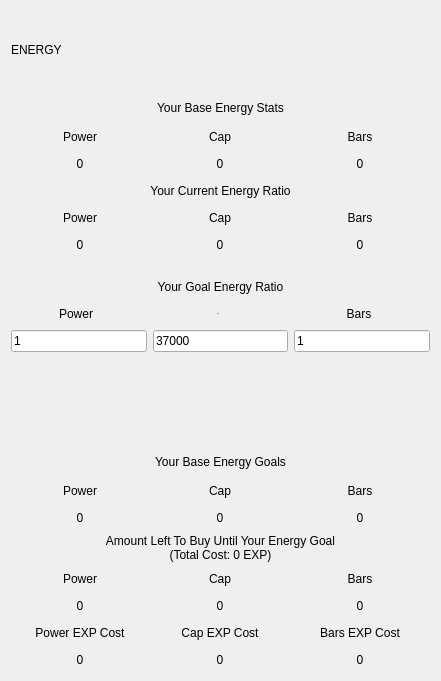
   <widget class="QWidget" name="energy" native="true">
    <property name="enabled">
     <bool>true</bool>
    </property>
    <property name="geometry">
     <rect>
      <x>40</x>
      <y>180</y>
      <width>441</width>
      <height>681</height>
     </rect>
    </property>
    <layout class="QVBoxLayout" name="verticalLayout_3">
     <item>
      <widget class="QLabel" name="Title">
       <property name="text">
        <string>ENERGY</string>
       </property>
       <property name="type_of_header" stdset="0">
        <string>misc</string>
       </property>
      </widget>
     </item>
     <item>
      <layout class="QVBoxLayout" name="energy_base_stat">
       <item>
        <widget class="QLabel" name="header_3">
         <property name="text">
          <string>Your Base Energy Stats</string>
         </property>
         <property name="alignment">
          <set>Qt::AlignmentFlag::AlignCenter</set>
         </property>
         <property name="type_of_header" stdset="0">
          <string>1</string>
         </property>
        </widget>
       </item>
       <item>
        <layout class="QGridLayout" name="gridLayout_3">
         <item row="1" column="1">
          <widget class="QLabel" name="base_e_cap">
           <property name="minimumSize">
            <size>
             <width>130</width>
             <height>21</height>
            </size>
           </property>
           <property name="maximumSize">
            <size>
             <width>130</width>
             <height>21</height>
            </size>
           </property>
           <property name="text">
            <string>0</string>
           </property>
           <property name="alignment">
            <set>Qt::AlignmentFlag::AlignCenter</set>
           </property>
           <property name="type_of_header" stdset="0">
            <string>3</string>
           </property>
          </widget>
         </item>
         <item row="0" column="0">
          <widget class="QLabel" name="label_14">
           <property name="minimumSize">
            <size>
             <width>130</width>
             <height>21</height>
            </size>
           </property>
           <property name="maximumSize">
            <size>
             <width>130</width>
             <height>21</height>
            </size>
           </property>
           <property name="text">
            <string>Power</string>
           </property>
           <property name="alignment">
            <set>Qt::AlignmentFlag::AlignCenter</set>
           </property>
           <property name="type_of_header" stdset="0">
            <string>2</string>
           </property>
          </widget>
         </item>
         <item row="0" column="1">
          <widget class="QLabel" name="label_15">
           <property name="minimumSize">
            <size>
             <width>130</width>
             <height>21</height>
            </size>
           </property>
           <property name="maximumSize">
            <size>
             <width>130</width>
             <height>21</height>
            </size>
           </property>
           <property name="text">
            <string>Cap</string>
           </property>
           <property name="alignment">
            <set>Qt::AlignmentFlag::AlignCenter</set>
           </property>
           <property name="type_of_header" stdset="0">
            <string>2</string>
           </property>
          </widget>
         </item>
         <item row="1" column="0">
          <widget class="QLabel" name="base_e_pow">
           <property name="minimumSize">
            <size>
             <width>130</width>
             <height>21</height>
            </size>
           </property>
           <property name="maximumSize">
            <size>
             <width>130</width>
             <height>21</height>
            </size>
           </property>
           <property name="text">
            <string>0</string>
           </property>
           <property name="alignment">
            <set>Qt::AlignmentFlag::AlignCenter</set>
           </property>
           <property name="type_of_header" stdset="0">
            <string>3</string>
           </property>
          </widget>
         </item>
         <item row="1" column="2">
          <widget class="QLabel" name="base_e_bar">
           <property name="minimumSize">
            <size>
             <width>130</width>
             <height>21</height>
            </size>
           </property>
           <property name="maximumSize">
            <size>
             <width>130</width>
             <height>21</height>
            </size>
           </property>
           <property name="text">
            <string>0</string>
           </property>
           <property name="alignment">
            <set>Qt::AlignmentFlag::AlignCenter</set>
           </property>
           <property name="type_of_header" stdset="0">
            <string>3</string>
           </property>
          </widget>
         </item>
         <item row="0" column="2">
          <widget class="QLabel" name="label_16">
           <property name="minimumSize">
            <size>
             <width>130</width>
             <height>21</height>
            </size>
           </property>
           <property name="maximumSize">
            <size>
             <width>130</width>
             <height>21</height>
            </size>
           </property>
           <property name="text">
            <string>Bars</string>
           </property>
           <property name="alignment">
            <set>Qt::AlignmentFlag::AlignCenter</set>
           </property>
           <property name="type_of_header" stdset="0">
            <string>2</string>
           </property>
          </widget>
         </item>
        </layout>
       </item>
      </layout>
     </item>
     <item>
      <layout class="QVBoxLayout" name="energy_current_raio">
       <item>
        <widget class="QLabel" name="header_2">
         <property name="minimumSize">
          <size>
           <width>395</width>
           <height>21</height>
          </size>
         </property>
         <property name="maximumSize">
          <size>
           <width>16777215</width>
           <height>21</height>
          </size>
         </property>
         <property name="text">
          <string>Your Current Energy Ratio</string>
         </property>
         <property name="alignment">
          <set>Qt::AlignmentFlag::AlignCenter</set>
         </property>
         <property name="type_of_header" stdset="0">
          <string>1</string>
         </property>
        </widget>
       </item>
       <item>
        <layout class="QGridLayout" name="gridLayout_2">
         <item row="1" column="0">
          <widget class="QLabel" name="CER_power">
           <property name="minimumSize">
            <size>
             <width>130</width>
             <height>21</height>
            </size>
           </property>
           <property name="maximumSize">
            <size>
             <width>130</width>
             <height>21</height>
            </size>
           </property>
           <property name="text">
            <string>0</string>
           </property>
           <property name="alignment">
            <set>Qt::AlignmentFlag::AlignCenter</set>
           </property>
           <property name="type_of_header" stdset="0">
            <string>3</string>
           </property>
          </widget>
         </item>
         <item row="0" column="1">
          <widget class="QLabel" name="label_7">
           <property name="minimumSize">
            <size>
             <width>130</width>
             <height>21</height>
            </size>
           </property>
           <property name="maximumSize">
            <size>
             <width>130</width>
             <height>21</height>
            </size>
           </property>
           <property name="text">
            <string>Cap</string>
           </property>
           <property name="alignment">
            <set>Qt::AlignmentFlag::AlignCenter</set>
           </property>
           <property name="type_of_header" stdset="0">
            <string>2</string>
           </property>
          </widget>
         </item>
         <item row="1" column="1">
          <widget class="QLabel" name="CER_cap">
           <property name="minimumSize">
            <size>
             <width>130</width>
             <height>21</height>
            </size>
           </property>
           <property name="maximumSize">
            <size>
             <width>130</width>
             <height>21</height>
            </size>
           </property>
           <property name="text">
            <string>0</string>
           </property>
           <property name="alignment">
            <set>Qt::AlignmentFlag::AlignCenter</set>
           </property>
           <property name="type_of_header" stdset="0">
            <string>3</string>
           </property>
          </widget>
         </item>
         <item row="0" column="0">
          <widget class="QLabel" name="label_6">
           <property name="minimumSize">
            <size>
             <width>130</width>
             <height>21</height>
            </size>
           </property>
           <property name="maximumSize">
            <size>
             <width>130</width>
             <height>21</height>
            </size>
           </property>
           <property name="text">
            <string>Power</string>
           </property>
           <property name="alignment">
            <set>Qt::AlignmentFlag::AlignCenter</set>
           </property>
           <property name="type_of_header" stdset="0">
            <string>2</string>
           </property>
          </widget>
         </item>
         <item row="0" column="2">
          <widget class="QLabel" name="label_8">
           <property name="minimumSize">
            <size>
             <width>130</width>
             <height>21</height>
            </size>
           </property>
           <property name="maximumSize">
            <size>
             <width>130</width>
             <height>21</height>
            </size>
           </property>
           <property name="text">
            <string>Bars</string>
           </property>
           <property name="alignment">
            <set>Qt::AlignmentFlag::AlignCenter</set>
           </property>
           <property name="type_of_header" stdset="0">
            <string>2</string>
           </property>
          </widget>
         </item>
         <item row="1" column="2">
          <widget class="QLabel" name="CER_bars">
           <property name="minimumSize">
            <size>
             <width>130</width>
             <height>21</height>
            </size>
           </property>
           <property name="maximumSize">
            <size>
             <width>130</width>
             <height>21</height>
            </size>
           </property>
           <property name="text">
            <string>0</string>
           </property>
           <property name="alignment">
            <set>Qt::AlignmentFlag::AlignCenter</set>
           </property>
           <property name="type_of_header" stdset="0">
            <string>3</string>
           </property>
          </widget>
         </item>
        </layout>
       </item>
      </layout>
     </item>
     <item>
      <spacer name="verticalSpacer_3">
       <property name="orientation">
        <enum>Qt::Orientation::Vertical</enum>
       </property>
       <property name="sizeType">
        <enum>QSizePolicy::Policy::Minimum</enum>
       </property>
       <property name="sizeHint" stdset="0">
        <size>
         <width>20</width>
         <height>15</height>
        </size>
       </property>
      </spacer>
     </item>
     <item>
      <layout class="QVBoxLayout" name="energy_goal_ratio">
       <item>
        <widget class="QLabel" name="header_1">
         <property name="minimumSize">
          <size>
           <width>395</width>
           <height>21</height>
          </size>
         </property>
         <property name="maximumSize">
          <size>
           <width>16777215</width>
           <height>21</height>
          </size>
         </property>
         <property name="text">
          <string>Your Goal Energy Ratio</string>
         </property>
         <property name="alignment">
          <set>Qt::AlignmentFlag::AlignCenter</set>
         </property>
         <property name="type_of_header" stdset="0">
          <string>1</string>
         </property>
        </widget>
       </item>
       <item>
        <layout class="QGridLayout" name="gridLayout">
         <item row="1" column="0">
          <widget class="QLineEdit" name="line_edit_power">
           <property name="text">
            <string>1</string>
           </property>
          </widget>
         </item>
         <item row="1" column="1">
          <widget class="QLineEdit" name="line_edit_cap">
           <property name="text">
            <string>37000</string>
           </property>
          </widget>
         </item>
         <item row="0" column="0">
          <widget class="QLabel" name="label_3">
           <property name="minimumSize">
            <size>
             <width>130</width>
             <height>21</height>
            </size>
           </property>
           <property name="maximumSize">
            <size>
             <width>130</width>
             <height>21</height>
            </size>
           </property>
           <property name="autoFillBackground">
            <bool>false</bool>
           </property>
           <property name="styleSheet">
            <string notr="true"/>
           </property>
           <property name="text">
            <string>Power</string>
           </property>
           <property name="alignment">
            <set>Qt::AlignmentFlag::AlignCenter</set>
           </property>
           <property name="type_of_header" stdset="0">
            <string>2</string>
           </property>
          </widget>
         </item>
         <item row="0" column="2">
          <widget class="QLabel" name="label_4">
           <property name="minimumSize">
            <size>
             <width>130</width>
             <height>21</height>
            </size>
           </property>
           <property name="maximumSize">
            <size>
             <width>130</width>
             <height>21</height>
            </size>
           </property>
           <property name="autoFillBackground">
            <bool>false</bool>
           </property>
           <property name="text">
            <string>Bars</string>
           </property>
           <property name="alignment">
            <set>Qt::AlignmentFlag::AlignCenter</set>
           </property>
           <property name="type_of_header" stdset="0">
            <string>2</string>
           </property>
          </widget>
         </item>
         <item row="1" column="2">
          <widget class="QLineEdit" name="line_edit_bar">
           <property name="text">
            <string>1</string>
           </property>
          </widget>
         </item>
         <item row="0" column="1">
          <widget class="QLabel" name="label_5">
           <property name="minimumSize">
            <size>
             <width>130</width>
             <height>21</height>
            </size>
           </property>
           <property name="maximumSize">
            <size>
             <width>130</width>
             <height>21</height>
            </size>
           </property>
           <property name="font">
            <font>
             <family>Nunito</family>
             <pointsize>-1</pointsize>
             <bold>false</bold>
            </font>
           </property>
           <property name="autoFillBackground">
            <bool>false</bool>
           </property>
           <property name="styleSheet">
            <string notr="true"/>
           </property>
           <property name="text">
            <string>Cap</string>
           </property>
           <property name="alignment">
            <set>Qt::AlignmentFlag::AlignCenter</set>
           </property>
           <property name="type_of_header" stdset="0">
            <string>2</string>
           </property>
          </widget>
         </item>
        </layout>
       </item>
      </layout>
     </item>
     <item>
      <spacer name="verticalSpacer">
       <property name="orientation">
        <enum>Qt::Orientation::Vertical</enum>
       </property>
       <property name="sizeType">
        <enum>QSizePolicy::Policy::Maximum</enum>
       </property>
       <property name="sizeHint" stdset="0">
        <size>
         <width>20</width>
         <height>92</height>
        </size>
       </property>
      </spacer>
     </item>
     <item>
      <layout class="QVBoxLayout" name="energy_base_goals">
       <item>
        <widget class="QLabel" name="header_4">
         <property name="text">
          <string>Your Base Energy Goals</string>
         </property>
         <property name="alignment">
          <set>Qt::AlignmentFlag::AlignCenter</set>
         </property>
         <property name="type_of_header" stdset="0">
          <string>1</string>
         </property>
        </widget>
       </item>
       <item>
        <layout class="QGridLayout" name="gridLayout_7">
         <item row="1" column="0">
          <widget class="QLabel" name="energy_base_goal_power">
           <property name="minimumSize">
            <size>
             <width>130</width>
             <height>21</height>
            </size>
           </property>
           <property name="maximumSize">
            <size>
             <width>130</width>
             <height>21</height>
            </size>
           </property>
           <property name="text">
            <string>0</string>
           </property>
           <property name="alignment">
            <set>Qt::AlignmentFlag::AlignCenter</set>
           </property>
           <property name="type_of_header" stdset="0">
            <string>3</string>
           </property>
          </widget>
         </item>
         <item row="1" column="2">
          <widget class="QLabel" name="energy_base_goal_bar">
           <property name="minimumSize">
            <size>
             <width>130</width>
             <height>21</height>
            </size>
           </property>
           <property name="maximumSize">
            <size>
             <width>130</width>
             <height>21</height>
            </size>
           </property>
           <property name="text">
            <string>0</string>
           </property>
           <property name="alignment">
            <set>Qt::AlignmentFlag::AlignCenter</set>
           </property>
           <property name="type_of_header" stdset="0">
            <string>3</string>
           </property>
          </widget>
         </item>
         <item row="1" column="1">
          <widget class="QLabel" name="energy_base_goal_cap">
           <property name="minimumSize">
            <size>
             <width>130</width>
             <height>21</height>
            </size>
           </property>
           <property name="maximumSize">
            <size>
             <width>130</width>
             <height>21</height>
            </size>
           </property>
           <property name="text">
            <string>0</string>
           </property>
           <property name="alignment">
            <set>Qt::AlignmentFlag::AlignCenter</set>
           </property>
           <property name="type_of_header" stdset="0">
            <string>3</string>
           </property>
          </widget>
         </item>
         <item row="0" column="2">
          <widget class="QLabel" name="label_23">
           <property name="minimumSize">
            <size>
             <width>130</width>
             <height>21</height>
            </size>
           </property>
           <property name="maximumSize">
            <size>
             <width>130</width>
             <height>21</height>
            </size>
           </property>
           <property name="text">
            <string>Bars</string>
           </property>
           <property name="alignment">
            <set>Qt::AlignmentFlag::AlignCenter</set>
           </property>
           <property name="type_of_header" stdset="0">
            <string>2</string>
           </property>
          </widget>
         </item>
         <item row="0" column="0">
          <widget class="QLabel" name="label_21">
           <property name="minimumSize">
            <size>
             <width>130</width>
             <height>21</height>
            </size>
           </property>
           <property name="maximumSize">
            <size>
             <width>130</width>
             <height>21</height>
            </size>
           </property>
           <property name="text">
            <string>Power</string>
           </property>
           <property name="alignment">
            <set>Qt::AlignmentFlag::AlignCenter</set>
           </property>
           <property name="type_of_header" stdset="0">
            <string>2</string>
           </property>
          </widget>
         </item>
         <item row="0" column="1">
          <widget class="QLabel" name="label_22">
           <property name="minimumSize">
            <size>
             <width>130</width>
             <height>21</height>
            </size>
           </property>
           <property name="maximumSize">
            <size>
             <width>130</width>
             <height>21</height>
            </size>
           </property>
           <property name="text">
            <string>Cap</string>
           </property>
           <property name="alignment">
            <set>Qt::AlignmentFlag::AlignCenter</set>
           </property>
           <property name="type_of_header" stdset="0">
            <string>2</string>
           </property>
          </widget>
         </item>
        </layout>
       </item>
      </layout>
     </item>
     <item>
      <layout class="QVBoxLayout" name="energy_amount_left_to_buy">
       <item>
        <widget class="QLabel" name="amount_left_to_buy_energy">
         <property name="text">
          <string>Amount Left To Buy Until Your Energy Goal
(Total Cost: 0 EXP)</string>
         </property>
         <property name="alignment">
          <set>Qt::AlignmentFlag::AlignCenter</set>
         </property>
         <property name="type_of_header" stdset="0">
          <string>1</string>
         </property>
        </widget>
       </item>
       <item>
        <layout class="QGridLayout" name="gridLayout_8">
         <item row="1" column="0">
          <widget class="QLabel" name="energy_amount_left_to_buy_pow">
           <property name="minimumSize">
            <size>
             <width>130</width>
             <height>21</height>
            </size>
           </property>
           <property name="maximumSize">
            <size>
             <width>130</width>
             <height>21</height>
            </size>
           </property>
           <property name="text">
            <string>0</string>
           </property>
           <property name="alignment">
            <set>Qt::AlignmentFlag::AlignCenter</set>
           </property>
           <property name="type_of_header" stdset="0">
            <string>3</string>
           </property>
          </widget>
         </item>
         <item row="2" column="0">
          <widget class="QLabel" name="label_36">
           <property name="minimumSize">
            <size>
             <width>130</width>
             <height>21</height>
            </size>
           </property>
           <property name="maximumSize">
            <size>
             <width>130</width>
             <height>21</height>
            </size>
           </property>
           <property name="text">
            <string>Power EXP Cost</string>
           </property>
           <property name="alignment">
            <set>Qt::AlignmentFlag::AlignCenter</set>
           </property>
           <property name="type_of_header" stdset="0">
            <string>2</string>
           </property>
          </widget>
         </item>
         <item row="3" column="1">
          <widget class="QLabel" name="energy_exp_cost_cap">
           <property name="minimumSize">
            <size>
             <width>130</width>
             <height>21</height>
            </size>
           </property>
           <property name="maximumSize">
            <size>
             <width>130</width>
             <height>21</height>
            </size>
           </property>
           <property name="text">
            <string>0</string>
           </property>
           <property name="alignment">
            <set>Qt::AlignmentFlag::AlignCenter</set>
           </property>
           <property name="type_of_header" stdset="0">
            <string>3</string>
           </property>
          </widget>
         </item>
         <item row="3" column="0">
          <widget class="QLabel" name="energy_exp_cost_power">
           <property name="minimumSize">
            <size>
             <width>130</width>
             <height>21</height>
            </size>
           </property>
           <property name="maximumSize">
            <size>
             <width>130</width>
             <height>21</height>
            </size>
           </property>
           <property name="text">
            <string>0</string>
           </property>
           <property name="alignment">
            <set>Qt::AlignmentFlag::AlignCenter</set>
           </property>
           <property name="type_of_header" stdset="0">
            <string>3</string>
           </property>
          </widget>
         </item>
         <item row="0" column="0">
          <widget class="QLabel" name="label_30">
           <property name="minimumSize">
            <size>
             <width>130</width>
             <height>21</height>
            </size>
           </property>
           <property name="maximumSize">
            <size>
             <width>130</width>
             <height>21</height>
            </size>
           </property>
           <property name="text">
            <string>Power</string>
           </property>
           <property name="alignment">
            <set>Qt::AlignmentFlag::AlignCenter</set>
           </property>
           <property name="type_of_header" stdset="0">
            <string>2</string>
           </property>
          </widget>
         </item>
         <item row="2" column="1">
          <widget class="QLabel" name="label_35">
           <property name="minimumSize">
            <size>
             <width>130</width>
             <height>21</height>
            </size>
           </property>
           <property name="maximumSize">
            <size>
             <width>130</width>
             <height>21</height>
            </size>
           </property>
           <property name="text">
            <string>Cap EXP Cost</string>
           </property>
           <property name="alignment">
            <set>Qt::AlignmentFlag::AlignCenter</set>
           </property>
           <property name="type_of_header" stdset="0">
            <string>2</string>
           </property>
          </widget>
         </item>
         <item row="0" column="1">
          <widget class="QLabel" name="label_29">
           <property name="minimumSize">
            <size>
             <width>130</width>
             <height>21</height>
            </size>
           </property>
           <property name="maximumSize">
            <size>
             <width>130</width>
             <height>21</height>
            </size>
           </property>
           <property name="text">
            <string>Cap</string>
           </property>
           <property name="alignment">
            <set>Qt::AlignmentFlag::AlignCenter</set>
           </property>
           <property name="type_of_header" stdset="0">
            <string>2</string>
           </property>
          </widget>
         </item>
         <item row="1" column="1">
          <widget class="QLabel" name="energy_amount_left_to_buy_cap">
           <property name="minimumSize">
            <size>
             <width>130</width>
             <height>21</height>
            </size>
           </property>
           <property name="maximumSize">
            <size>
             <width>130</width>
             <height>21</height>
            </size>
           </property>
           <property name="text">
            <string>0</string>
           </property>
           <property name="alignment">
            <set>Qt::AlignmentFlag::AlignCenter</set>
           </property>
           <property name="type_of_header" stdset="0">
            <string>3</string>
           </property>
          </widget>
         </item>
         <item row="0" column="2">
          <widget class="QLabel" name="label_28">
           <property name="minimumSize">
            <size>
             <width>130</width>
             <height>21</height>
            </size>
           </property>
           <property name="maximumSize">
            <size>
             <width>130</width>
             <height>21</height>
            </size>
           </property>
           <property name="text">
            <string>Bars</string>
           </property>
           <property name="alignment">
            <set>Qt::AlignmentFlag::AlignCenter</set>
           </property>
           <property name="type_of_header" stdset="0">
            <string>2</string>
           </property>
          </widget>
         </item>
         <item row="1" column="2">
          <widget class="QLabel" name="energy_amount_left_to_buy_bars">
           <property name="minimumSize">
            <size>
             <width>130</width>
             <height>21</height>
            </size>
           </property>
           <property name="maximumSize">
            <size>
             <width>130</width>
             <height>21</height>
            </size>
           </property>
           <property name="text">
            <string>0</string>
           </property>
           <property name="alignment">
            <set>Qt::AlignmentFlag::AlignCenter</set>
           </property>
           <property name="type_of_header" stdset="0">
            <string>3</string>
           </property>
          </widget>
         </item>
         <item row="2" column="2">
          <widget class="QLabel" name="label_34">
           <property name="minimumSize">
            <size>
             <width>130</width>
             <height>21</height>
            </size>
           </property>
           <property name="maximumSize">
            <size>
             <width>130</width>
             <height>21</height>
            </size>
           </property>
           <property name="text">
            <string>Bars EXP Cost</string>
           </property>
           <property name="alignment">
            <set>Qt::AlignmentFlag::AlignCenter</set>
           </property>
           <property name="type_of_header" stdset="0">
            <string>2</string>
           </property>
          </widget>
         </item>
         <item row="3" column="2">
          <widget class="QLabel" name="energy_exp_cost_bars">
           <property name="minimumSize">
            <size>
             <width>130</width>
             <height>21</height>
            </size>
           </property>
           <property name="maximumSize">
            <size>
             <width>130</width>
             <height>21</height>
            </size>
           </property>
           <property name="text">
            <string>0</string>
           </property>
           <property name="alignment">
            <set>Qt::AlignmentFlag::AlignCenter</set>
           </property>
           <property name="type_of_header" stdset="0">
            <string>3</string>
           </property>
          </widget>
         </item>
        </layout>
       </item>
      </layout>
     </item>
    </layout>
   </widget>
